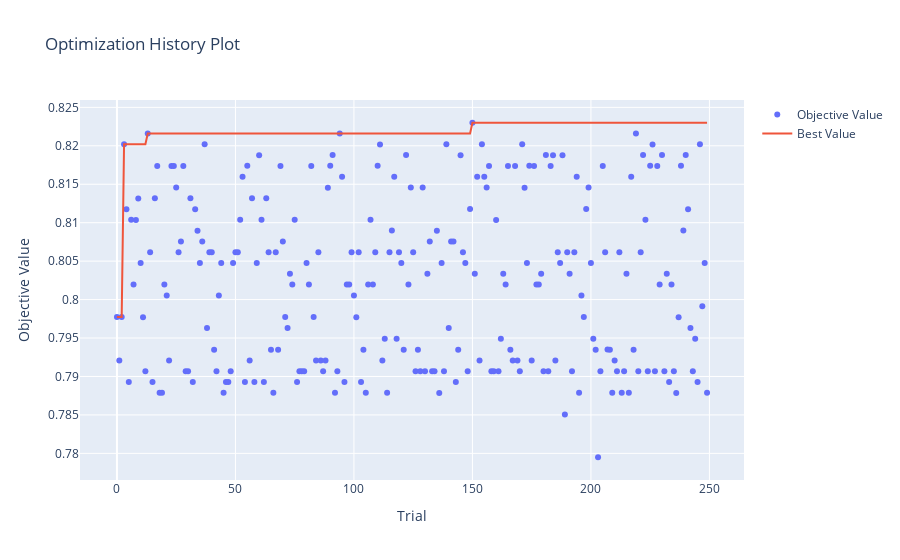

Notebook code cell kept with this figure:
### Code cell
# Visualize the optimization history of the Optuna study.
# This plot shows how the objective function value has evolved across different trials.

optuna.visualization.plot_optimization_history(study)

### Figure 1 — Plotly figure (JSON) as saved in the notebook; plotly's stock layout.template omitted (floating-point values rounded to 4 significant figures; data arrays with more than 128 entries replaced by an {"elided": "..."} marker saying what was removed)
{"data": [{"mode": "markers", "name": "Objective Value", "type": "scatter", "x": {"elided": "250 int values"}, "y": {"elided": "250 float values"}}, {"mode": "lines", "name": "Best Value", "type": "scatter", "x": {"elided": "250 int values"}, "y": {"elided": "250 float values"}}, {"marker": {"color": "#cccccc"}, "mode": "markers", "name": "Infeasible Trial", "showlegend": false, "type": "scatter", "x": [], "y": []}], "layout": {"title": {"text": "Optimization History Plot"}, "xaxis": {"title": {"text": "Trial"}}, "yaxis": {"title": {"text": "Objective Value"}}}}
